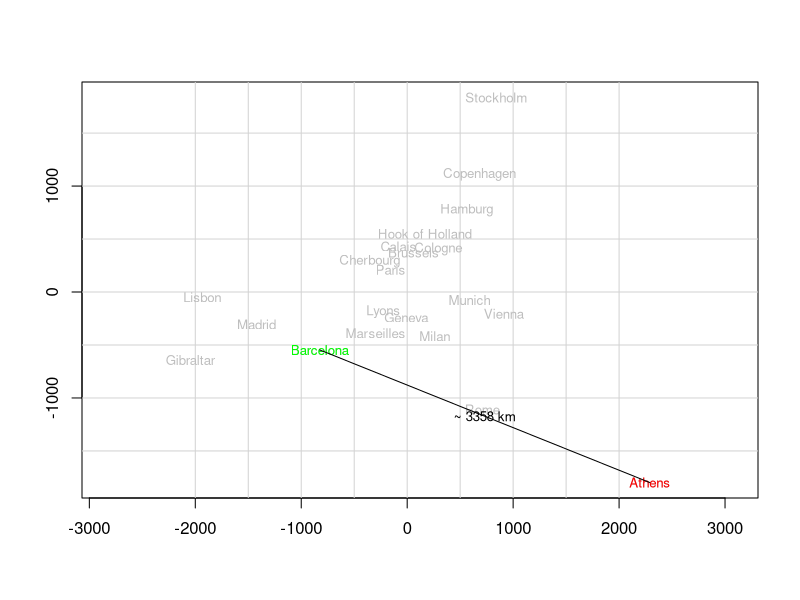

Source code (R):
library(datasets)
library(stats)
data<-cmdscale(eurodist)
head(data)
eurodist

require(stats)
loc <- cmdscale(eurodist)
rx <- range(x <- loc[,1])
ry <- range(y <- -loc[,2])
plot(x, y, type="n", asp=1, xlab="", ylab="")
abline(h = pretty(rx, 10), v = pretty(ry, 10), col = "light gray")
text(x, y, labels(eurodist), cex=0.8, col='gray')
#points(x, y, cex=0.8)
#points(x[1],y[1], col='red', pch=16)
text(x[1],y[1],rownames(data)[1], col='red', cex=0.8)
#points(x[2],y[2], col='green', pch=16)
text(x[2],y[2],rownames(data)[2], col='green', cex=0.8)
lines(x[1:2], y[1:2])

dist12 = round(sqrt((x[2]-x[1])^2 + (y[2]-y[1])^2))
text(mean(x[1:2]),mean(y[1:2]), paste('~',as.character(dist12),'km'), cex=0.8)
frame()


library(ggfortify)
